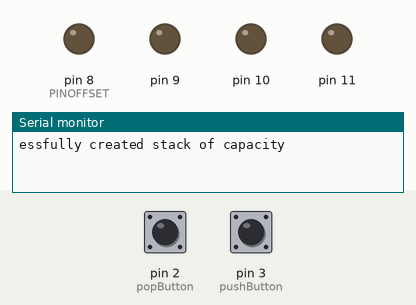
Simulated run of this program. Board: Arduino Uno, built with avr-gcc and run on an emulated ATmega328P. On the bench: output pins drawn as LEDs (lit = HIGH), the last lines printed to the serial monitor. Inputs (shaded band) come from the test bench; at power-on: pin 3 (pushButton) LOW, pin 2 (popButton) LOW.

Above: at 1.2 s.
1.3 s: pin 3 (pushButton) pulled HIGH for 3.2 s
At 2.7 s:
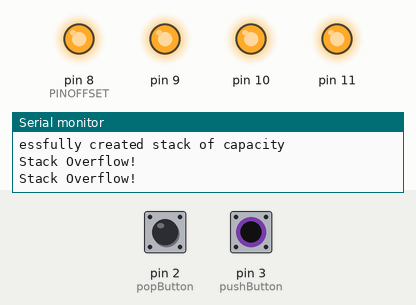
6.0 s: pin 2 (popButton) pulled HIGH for 3.2 s
At 6.14 s:
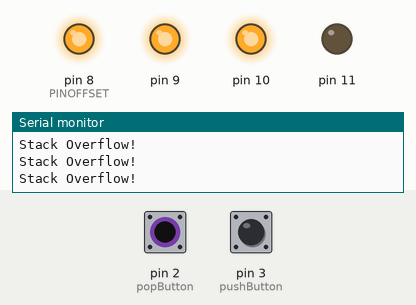
10.7 s: pin 3 (pushButton) pulled HIGH for 0.15 s
At 11.2 s:
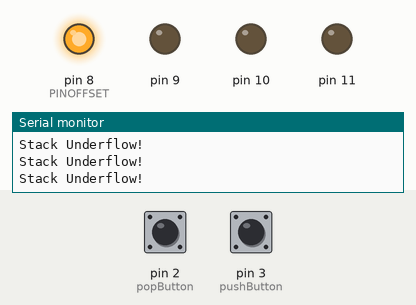
12.3 s: pin 3 (pushButton) pulled HIGH for 1 s
At 12.44 s:
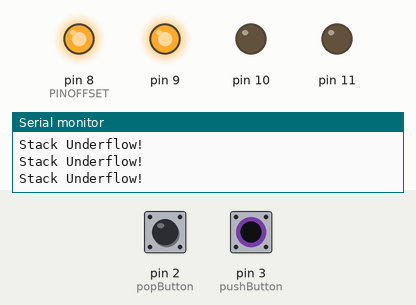
Timing chart, 0 to 15.3 s (numbered marks = the images above; inputs shaded):
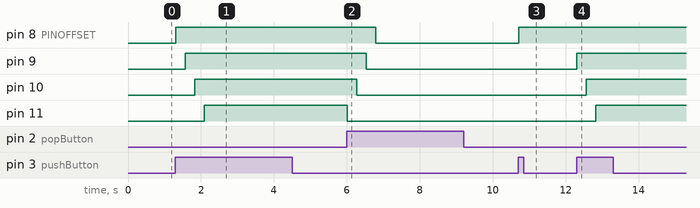

Measured:
- after the input at 1.3 s, pin 8 (PINOFFSET): LOW → HIGH at once; pin 9: LOW → HIGH after 0.27 s; pin 10: LOW → HIGH after 0.53 s; pin 11: LOW → HIGH after 0.79 s
- after the input at 6.0 s, pin 8 (PINOFFSET): HIGH → LOW after 0.79 s; pin 9: HIGH → LOW after 0.53 s; pin 10: HIGH → LOW after 0.27 s; pin 11: HIGH → LOW at once
- after the input at 10.7 s, pin 8 (PINOFFSET): LOW → HIGH at once
- after the input at 12.3 s, pin 9: LOW → HIGH at once; pin 10: LOW → HIGH after 0.27 s; pin 11: LOW → HIGH after 0.53 s

The program:

main.cpp
```cpp
#include <Arduino.h>
#include "funcs.h"
#include "Stack.h"


uint8_t pushButton = 3, popButton = 2;
Stack s;


void hi() {
  s.push(2);
}

void hi2() {
  s.pop();
}


void setup() {
  Serial.begin(9600);
  s = Stack();
  pinMode(pushButton,INPUT);
  pinMode(popButton,INPUT);
}


void loop() {

  // Serial.println("Hello World");
  // for(int i=0;i<4;i++) {
  //   digitalWrite(led[i],toggle(ledStatus+i));
  // }
  int pushStatus = digitalRead(pushButton);
  int popStatus = digitalRead(popButton);
  if(pushStatus) {
    s.push(3);
    delay(250);
  }
  if(popStatus) {
    s.pop();
    delay(250);
  }
}
```

Stack.h
```cpp
#ifndef STACK_H
#define STACK_H

#include <Arduino.h>
#include "funcs.h"

class Stack {
    int8_t *arr;
    int8_t top;
    uint8_t cap;

    public:
        Stack();
        ~Stack();
        uint8_t isEmpty();
        uint8_t isFull();
        void push(int8_t num);
        int8_t pop();
        int8_t getTop();
        uint8_t getCapacity();
        uint8_t getSize();
};

#endif
```

funcs.h
```cpp
#ifndef FUNCS_H
#define FUNCS_H

#include <Arduino.h>
#include "Stack.h"

uint8_t toggle (uint8_t *num);

#endif
```

Stack.cpp
```cpp
#include <Arduino.h>
#include "Stack.h"
#include "funcs.h"

#define SIZE 4
#define PINOFFSET 8

Stack::Stack() {
    arr = new int8_t[SIZE];
    cap = SIZE;
    top = -1;

    for(int i=8;i<12;i++) {
        pinMode(i,OUTPUT);
        digitalWrite(i,0);
    }


    Serial.println("Successfully created stack of capacity " + cap);
}

Stack::~Stack() {
    delete[] arr;
}

uint8_t Stack::isEmpty() {
    if(top < 0) {
        return 1;
    }
    return 0;
}

uint8_t Stack::isFull() {
    if(top >= (cap-1)) {
        return 1;
    }
    return 0;
}

void Stack::push(int8_t num) {
    if(isFull()) {
        Serial.println("Stack Overflow!");
        return;
    }
    delay(10);
    arr[++top] = num;
    digitalWrite(top+PINOFFSET,1);
    return;
}

int8_t Stack::pop() {
    if(isEmpty()) {
        Serial.println("Stack Underflow!");
        return 0;
    }
    delay(10);
    digitalWrite(top+PINOFFSET, 0);
    return arr[top--];
}

int8_t Stack::getTop() {
    if(isEmpty()) {
        Serial.println("Empty Array!");
        return 0;
    }
    return arr[top];
}

uint8_t Stack::getCapacity() {
    return cap;
}

uint8_t Stack::getSize() {
    return (top+1);
}
```

funcs.cpp
```cpp
#include <Arduino.h>
#include "funcs.h"

uint8_t toggle (uint8_t *num) {
  if (*num) {
    *num = 0;
    return *num;
  } else {
    *num = 1;
    return *num;
  }
}
```
